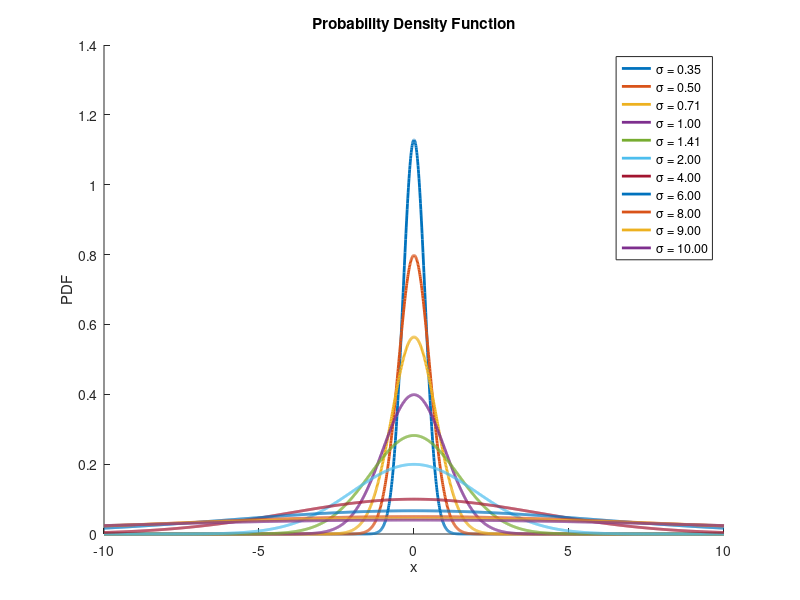
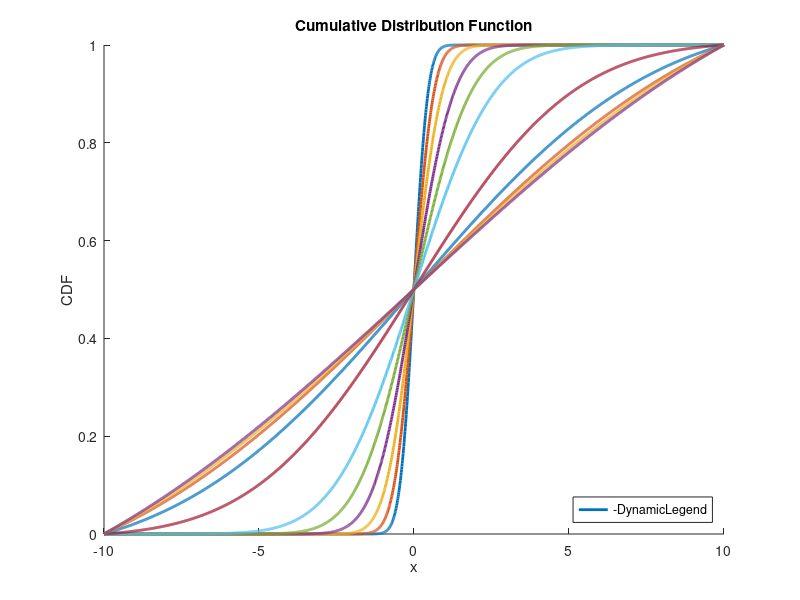

These figures' MATLAB source, in order:
%  Institute: Indian Institute of Information Technology Nagpur
%  Laboratory: Wireless Communication
%  Engineer: Arjun Ram 
%  Create Date: 14.02.2024 18:28:17
%  Project Name: Analysis of PDF and CDF of Gaussian Function
%  Tool: Matlab
%  Description:
clc
clear all;
close all;

%Define value of sigma
sig = [1/sqrt(8) 1/2 1/sqrt(2) 1 sqrt(2) 2 4 6 8 9 10];
% Define the range of x values
x = -10:0.01:10;
%Plot PDF of Gaussian
figure;
hold on
title('Probability Density Function');
xlabel('x');
ylabel('PDF');
%Plot CDF of Gaussian
figure;
hold on
title('Cumulative Distribution Function');
xlabel('x');
ylabel('CDF');

for ii=1:1:11
    sigma = sig(ii);
    %Calculate PDF
    pdf = (1/(sigma*sqrt(2*pi))) * exp(-(x.^2)/(2*sigma^2));
    %Calculate CDF
    cdf = cumsum(pdf) / sum(pdf);
    
    % Add the PDF plot with a legend entry
    figure(1);
    legend_entry_pdf = sprintf('\\sigma = %.2f', sigma);
    plot(x, pdf,'LineWidth',2, 'DisplayName', legend_entry_pdf);

    % Add the CDF plot with a legend entry
    figure(2);
    legend_entry_cdf = sprintf('\\sigma = %.2f', sigma);
    plot(x, cdf,'LineWidth',2, 'DisplayName', legend_entry_cdf);
end

hold off

% Add legends after all plots are done
figure(1);
legend('show');
legend('Location', 'northeast');

figure(2);
legend('-DynamicLegend');
legend('Location', 'southeast');


